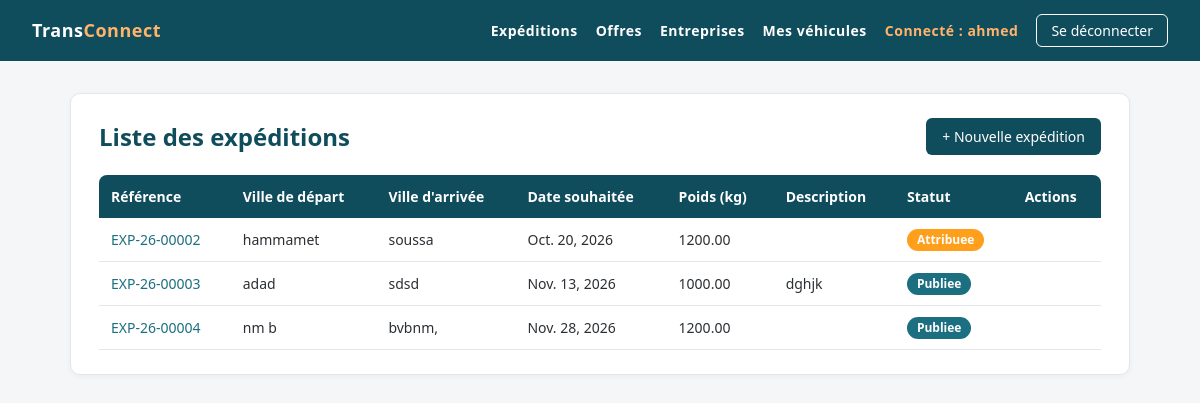
Page /expeditions/list/ (signed in) on the committed database.
### EntreprisesApp/models.py (models this page shows, shortened)
class Utilisateur(AbstractUser):
    user_id=models.CharField(max_length=8, primary_key=True)
    email=models.EmailField(unique=True, validators=[validate_email])
    role=models.CharField(max_length=20, choices=[
        ('admin','Administrateur'),
        ('char','Chargeur'),
        ('trans','Transporteur'),
    ], default='char')
    telephone=models.CharField(max_length=15, null=True, blank=True)
    created_at=models.DateTimeField(auto_now_add=True)
    updated_at=models.DateTimeField(auto_now=True)

### ExpeditionsApp/models.py (models this page shows, shortened)
class Expedition(models.Model):
    reference = models.CharField(max_length=20, unique=True)
    ville_depart = models.CharField(max_length=100)
    ville_arrivee = models.CharField(max_length=100)
    poids_kg = models.DecimalField(max_digits=10, decimal_places=2, null=False,validators=[MinValueValidator(0.01, "Le poids doit être supérieur à zéro")])
    date_souhaitee = models.DateField()
    description = models.TextField(blank=True, null=True)
    statut=models.CharField(max_length=20,choices=[ ('publiee','Publiee'), ('attribuee','Attribuee'), ('en cours','En Cours'), ('terminee','Terminee') ],default='publiee')
    created_at = models.DateTimeField(auto_now_add=True)
    updated_at = models.DateTimeField(auto_now=True)
    entreprise = models.ForeignKey(Entreprise, on_delete=models.CASCADE, related_name='expeditions',limit_choices_to={'type_entreprise': 'char'})

### ExpeditionsApp/views.py (the view)
# urls.py: path('list/',listExpeditions, name='list'),
def listExpeditions(request):
    list=Expedition.objects.all()
    return render(request,'expedition/list.html',{"liste":list})

### templates/expedition/list.html (shortened to what this page needs)
{% extends 'base.html' %}
{% block content %}
<div class="card">
    <div class="page-header">
        <h1>Liste des expéditions</h1>
        {% if user.is_authenticated %}
        <a class="btn" href="{% url 'expeditions:expedition_create' %}">+ Nouvelle expédition</a>
        {% endif %}
    </div>
    <div class="table-wrap">
        <table>
            <thead>
                <tr>
                    <th>Référence</th>
                    <th>Ville de départ</th>
                    <th>Ville d'arrivée</th>
                    <th>Date souhaitée</th>
                    <th>Poids (kg)</th>
                    <th>Description</th>
                    <th>Statut</th>
                    <th>Actions</th>
                </tr>
            </thead>
            <tbody>
                {% for expedition in liste %}
                    <tr>
                        <td><a href="{% url 'expeditions:detail' expedition.pk %}">{{ expedition.reference }}</a></td>
                        <td>{{ expedition.ville_depart }}</td>
                        <td>{{ expedition.ville_arrivee }}</td>
                        <td>{{ expedition.date_souhaitee }}</td>
                        <td>{{ expedition.poids_kg }}</td>
                        <td>{{ expedition.description }}</td>
                        <td><span class="badge badge-{{ expedition.statut|slugify }}">{{ expedition.get_statut_display }}</span></td>
                        <td>
                        </td>
                    </tr>
                {% empty %}
                    <tr>
                        <td colspan="8" class="empty">Aucune expédition disponible.</td>
                    </tr>
                {% endfor %}
            </tbody>
        </table>
    </div>
</div>
{% endblock %}

### templates/base.html (shortened to what this page needs)
{% load static %}
<!DOCTYPE html>
<html lang="fr">
<head>
    <link rel="stylesheet" href="{% static 'css/style.css' %}">
</head>
<body>
    <div class="topbar">
        <a class="brand" href="{% url 'home' %}">Trans<span>Connect</span></a>
        <nav>
            <a href="{% url 'expeditions:expedition_list' %}">Expéditions</a>
            <a href="{% url 'offres:offre_list' %}">Offres</a>
            <a href="{% url 'entreprises:entreprise_list' %}">Entreprises</a>
            {% if user.is_authenticated %}
                {% if user.entreprise.type_entreprise == 'char' %}
                    <a href="{% url 'expeditions:expedition_create' %}">Publier une expédition</a>
                {% elif user.entreprise.type_entreprise == 'trans' %}
                    <a href="{% url 'vehicules:vehicule_list' %}">Mes véhicules</a>
                {% else %}
                    <a href="{% url 'entreprises:entreprise_create' %}">Créer mon entreprise</a>
                {% endif %}
                <a class="nav-user" href="{% url 'profil' %}">Connecté : {{ user.username }}</a>
                <form method="post" action="{% url 'logout' %}">
                    <button type="submit">Se déconnecter</button>
                </form>
            {% else %}
                <a href="{% url 'login' %}">Se connecter</a>
                <a href="{% url 'inscription' %}">Créer un compte</a>
            {% endif %}
        </nav>
    </div>
    <div class="container">
        {% block content %}{% endblock %}
    </div>
</body>
</html>

### static/css/style.css (style rules this page uses)
:root { --primary: #0f4c5c; --primary-light: #1b6f80; --accent: #e36414; --bg: #f4f6f8; --card: #ffffff; --text: #2b2f33; --muted: #6b7680; --border: #e3e7eb; --danger: #c0392b; --radius: 10px; }
* { box-sizing: border-box; }
body { margin: 0; font-family: "Segoe UI", Roboto, Arial, sans-serif; background: var(--bg); color: var(--text); line-height: 1.5; }
.topbar { background: var(--primary); color: #fff; padding: 14px 32px; font-weight: 600; font-size: 18px; letter-spacing: .5px; }
.topbar span { color: #ffb36b; }
.container { max-width: 1100px; margin: 32px auto; padding: 0 20px; }
.card { background: var(--card); border: 1px solid var(--border); border-radius: var(--radius); padding: 24px 28px; box-shadow: 0 2px 6px rgba(0, 0, 0, .04); }
.page-header { display: flex; justify-content: space-between; align-items: center; gap: 12px; margin-bottom: 20px; }
h1 { margin: 0 0 20px; font-size: 24px; color: var(--primary); }
.page-header h1 { margin: 0; }
a { color: var(--primary-light); text-decoration: none; }
.btn, button { display: inline-block; padding: 8px 16px; border: none; border-radius: 6px; font-size: 14px; font-family: inherit; cursor: pointer; background: var(--primary); color: #fff; transition: background .15s; }
.table-wrap { overflow-x: auto; }
table { width: 100%; border-collapse: collapse; font-size: 14px; }
th { background: var(--primary); color: #fff; text-align: left; font-weight: 600; padding: 11px 12px; }
th:first-child { border-top-left-radius: 8px; }
th:last-child { border-top-right-radius: 8px; }
td { padding: 10px 12px; border-bottom: 1px solid var(--border); }
.badge { display: inline-block; padding: 2px 10px; border-radius: 12px; font-size: 12px; font-weight: 600; color: #fff; background: var(--muted); }
.badge-publiee { background: #1b6f80; }
.badge-attribuee { background: #ff9f1c; }
.topbar { display: flex; justify-content: space-between; align-items: center; }
.topbar a { color: #fff; text-decoration: none; }
.topbar nav { display: flex; align-items: center; gap: 18px; font-size: 14px; }
.topbar nav form { margin: 0; }
.topbar nav button { padding: 6px 14px; font-size: 14px; border: 1px solid #fff; }
.topbar .nav-user { color: #ffb36b; }

### rows in the picture
Utilisateur: username "ahmed"
Expedition: reference "EXP-26-00002", ville_depart "hammamet", ville_arrivee "soussa", date_souhaitee "Oct. 20, 2026", poids_kg "1200.00", statut "Attribuee"
Expedition: reference "EXP-26-00003", ville_depart "adad", ville_arrivee "sdsd", date_souhaitee "Nov. 13, 2026", poids_kg "1000.00", description "dghjk", statut "Publiee"
Expedition: reference "EXP-26-00004", ville_depart "nm b", ville_arrivee "bvbnm,", date_souhaitee "Nov. 28, 2026", poids_kg "1200.00", statut "Publiee"
